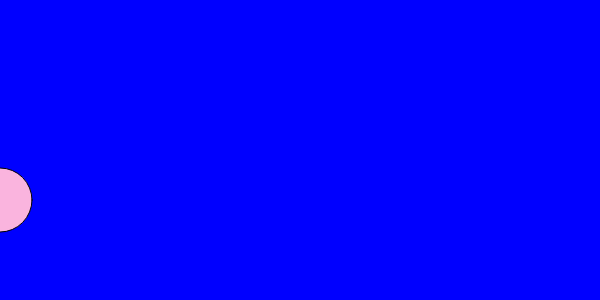
Frame 1 (no input)
Frame 60 (no input): identical to frame 1, image omitted
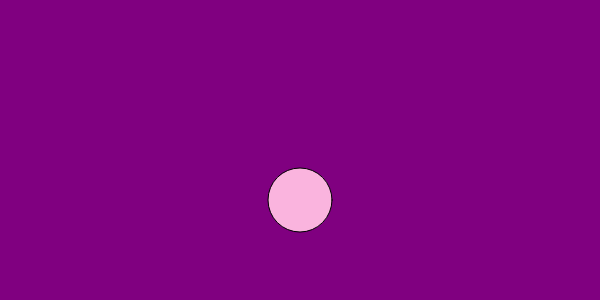
Frame 120 (the mouse pressed at the canvas centre since frame 60)

The p5.js sketch that drew these frames (run headless with seeded random() and noise() and a simulated clock; from frame 60 on, the mouse is pressed at the canvas centre):

// p5.js sketch
// ── sketch.js
//Tutorial by D Shiffman:
// https://www.youtube.com/watch?v=nicMAoW6u1g&index=9&list=PLRqwX-V7Uu6Zy51Q-x9tMWIv9cueOFTFA
// Map function
var r = 0
var b = 255;

function setup() {
    createCanvas(600, 300);
}

function draw() {
    //bg
    r = map(mouseX, 0, 600, 0, 255);
    b = map(mouseX, 0, 600, 255, 0);
    background(r, 0, b);
    fill(250, 180, 222);
    ellipse(mouseX, 200, 64, 64);
}
